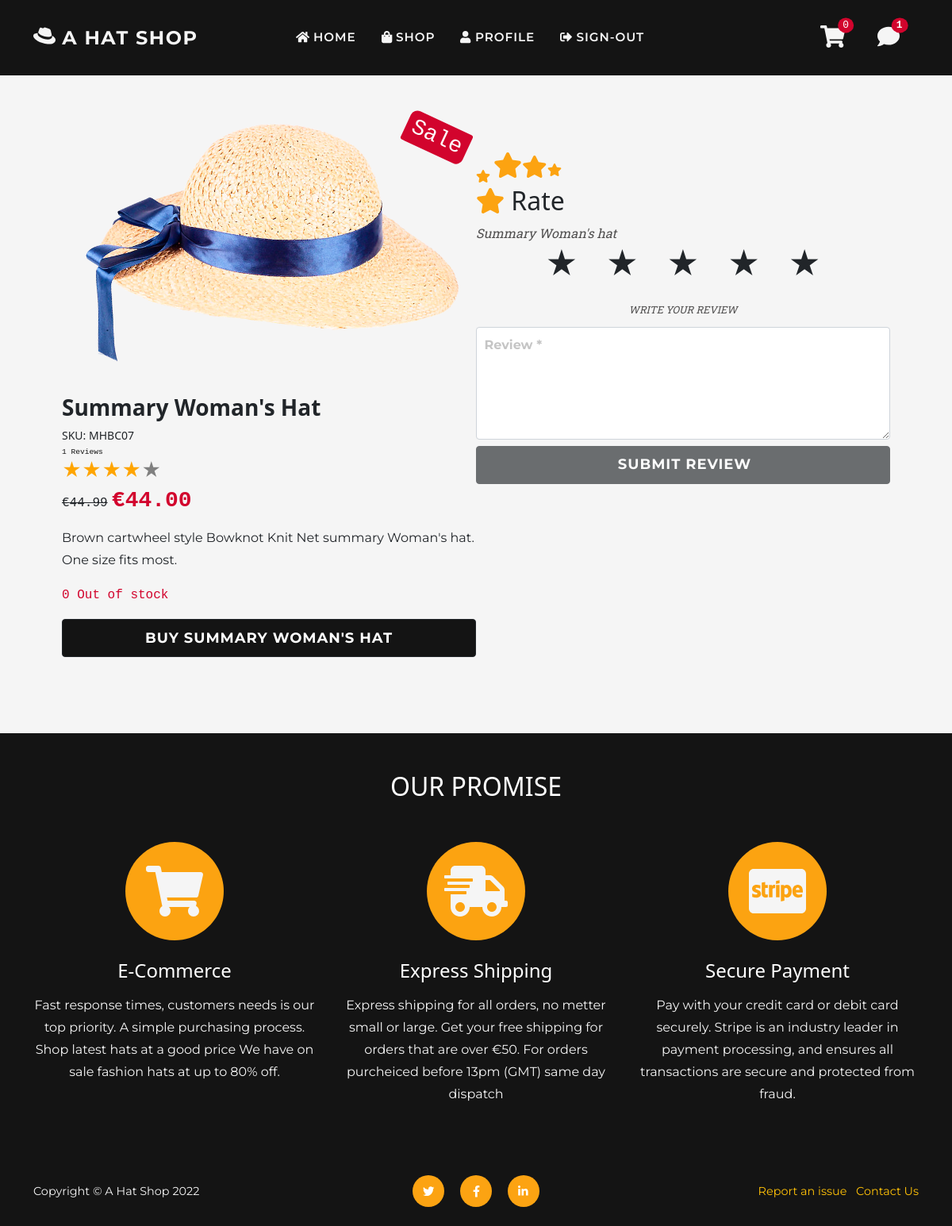
The page /review/2/?order_id=E89B93C31265466D98E9659C3B345709 (signed in) on the database as committed earlier.
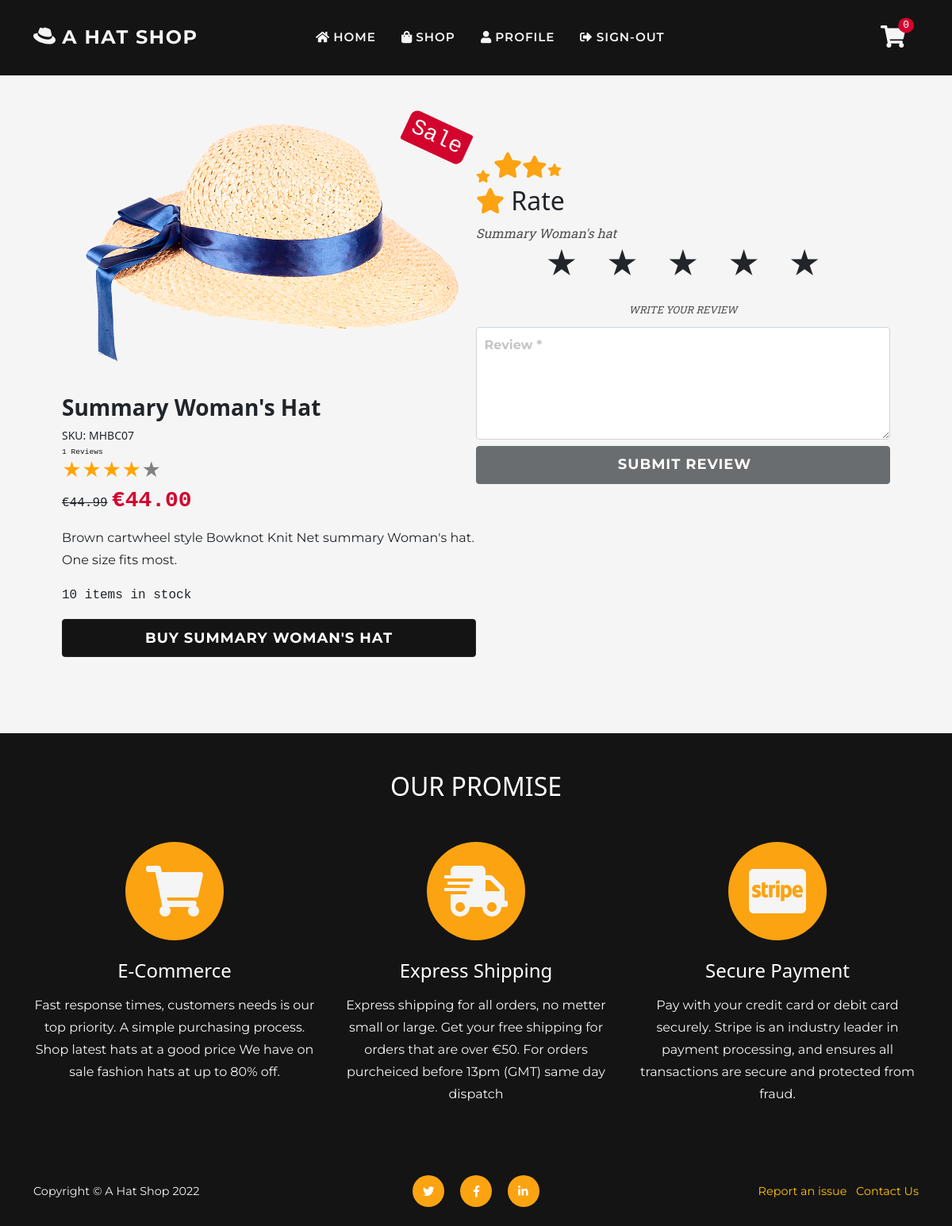
The same page on the database as committed later.
### shop/models.py (models this page shows, shortened)
class Product(models.Model):
    sku = models.CharField(max_length=60)
    category = models.ForeignKey(
        'Category', null=True, blank=True,
        on_delete=models.SET_NULL)
    style = models.CharField(max_length=60)
    color = models.CharField(max_length=60)
    name = models.CharField(max_length=60)
    description = models.TextField(max_length=250)
    price = models.DecimalField(
        max_digits=6, decimal_places=2)
    image = models.ImageField(null=True, blank=True)
    sale = models.BooleanField(default=False)
    sale_price = models.DecimalField(
        max_digits=6, decimal_places=2,
        null=True, blank=True)
    item_count = models.IntegerField(
        blank=False, null=False, default=0)
    rating = models.DecimalField(
        max_digits=6, decimal_places=2,
        null=True, blank=True)
    rating_counter = models.PositiveSmallIntegerField(default=0)

### reviews/views.py (the view, shortened to what this page needs)
# urls.py: path('<int:item_id>/', views.review_view, name='review_view'),
@login_required
def review_view(request, item_id):
    item = get_object_or_404(Product, pk=item_id)
    profile = request.user
    try:
        order_id = request.GET['order_id']
        order = profile.orders.get(order_number=order_id)
    except Order.DoesNotExist:
        return redirect(reverse('order_history', args=[order_id]))
    if not str(item.id) in order.items:
        messages.error(request, 'Wrong order number')
        return redirect(reverse('order_history', args=[order_id]))
    if not order.user_profile == profile:
        messages.error(request, 'Order number did not match')
        return redirect(reverse('home'))
    order_reviews = profile.user_review.filter(order__order_number=order_id)
    feedback_left = False
    rating = 0
    review = ''
    date = ''
    for i_review in order_reviews:
        if item.id == i_review.product.id:
            rating = i_review.rating
            review = i_review.review
            date = i_review.date
            feedback_left = True
    form = ReviewForm()
    context = {
        'feedback_left': feedback_left,
        'order_id': request.GET['order_id'],
        'rating': rating,
        'review': review,
        'form': form,
        'item': item,
        'date': date,
    }
    return render(request, 'review/leave-review.html', context)

### reviews/forms.py
class ReviewForm(forms.ModelForm):
    prefix = 'review'
    class Meta:
        model = ProductReview
        fields = ('review',)
    def __init__(self, *args, **kwargs):
        super().__init__(*args, **kwargs)
        for field in self.fields:
            if self.fields[field].required:
                placeholder = f'{self.fields[field].label} *'
            self.fields[field].widget.attrs['placeholder'] = placeholder
            self.fields[field].label = False

### cart/contexts.py (called while the page is built, shortened)
def cart_contents(request):
    cart_items = []
    total = 0
    before = 0
    item_count = 0
    availability = 0
    cart = request.session.get('cart', {})
    if total < 50:
        delivery = total * Decimal(10 / 100)
        free_deivery = 50 * total
    else:
        delivery = 0
        free_deivery = 0
    delivery = round(delivery, 2)
    grand_total = delivery + total
    grand_total = round(grand_total, 2)
    context = {
        'cart_items': cart_items,
        'total': total,
        'before': before,
        'item_count': item_count,
        'delivery': delivery,
        'free_deivery': free_deivery,
        'deivery_treshold': 10,
        'grand_total': grand_total,
    }
    return context

### reviews/templates/review/leave-review.html
{% extends 'base.html' %}
{% load static %}
{% block page_header %}
<header class="py-5">
</header>
{% endblock %}
{% block content %}
<section class="page-section">
    <div class="container pb-5 px-lg-5">
        <div class="item d-md-flex">
            {% include 'includes/review-product.html' %}
            <div class="col-md-6 mt-5">
                {% if feedback_left %}
                <div class="star-fearure">
                    <span class="text-warning"><i class="fas fa-star"></i></span><span class="text-warning">
                        <i class="fas h2 fa-star"></i></span><span class="text-warning"><i
                            class="fas h3 fa-star"></i></span><span class="text-warning"><i
                            class="fas h6 fa-star"></i></span>
                </div>
                <h2><span class="text-warning"><i class="fas fa-star"></i></span> Your Review for</h2>
                <p class="m-0 text-muted text-italic text-capitalize">{{ item.name }}</p>
                 <div class="bg-white shadow-sm border rounded p-3">
                    <div>
                        <p class="m-0 time font-monospace">{{ date }}</p>
                        <div class="stars h1"
                            style="background-image: linear-gradient(to right, orange, orange {% widthratio rating 5 100 %}%, gray {% widthratio rating 5 100 %}%, gray 100%)">
                            ★★★★★
                        </div>
                        <div class="text bg-light p-2 shadow-sm">
                            <p class="message fw-bolder font-monospace">{{ review}}</p>
                        </div>
                    </div>
                </div>
                {% else %}
                <div class="star-fearure">
                    <span class="text-warning"><i class="fas fa-star"></i></span><span class="text-warning">
                        <i class="fas h2 fa-star"></i></span><span class="text-warning"><i
                            class="fas h3 fa-star"></i></span><span class="text-warning"><i
                            class="fas h6 fa-star"></i></span>
                </div>
                <h2><span class="text-warning my-0"><i class="fas fa-star"></i></span> Rate</h2>
                <p class="text-muted text-italic mb-0">{{ item.name }}</p>
                <div>
                    {% include 'includes/forms/review-form.html' %}
                </div>
                {% endif %}
            </div>
        </div>
    </div>
</section>
{% endblock %}

### reviews/templates/includes/review-product.html (shortened to what this page needs)
{% load thumbnail %}
<div class="col-md-6 mb-4 mb-md-0">
    <div class="position-relative mb-3">
        {% thumbnail item.image "672" format="WEBP" as im %}
        <img class="card-img-top mb-md-0" src="{{ im.url }}"
        width="672" heiht="100%"
            alt="An image for product {{ item.name }} color {{ item.color }}" />
        {% endthumbnail %}
        {% if item.sale %}
        <div class="badge bg-danger text-white position-absolute w-auto" style="top: 0.5rem; right: 0.5rem">
            <h3 class="m-0 font-monospace">Sale</h3>
        </div>
        {% endif %}
    </div>
    <h3 class="fw-bolder text-capitalize">{{ item.name }}</h3>
    <div class="small mb-1">SKU: {{ item.sku }}</div>
    {% include 'includes/item-stars.html' %}
    <div class="fs-5 mb-3">
        {% if item.sale %}
        <span class="text-decoration-line-through h6 font-monospace">€{{ item.price }}</span>
        <span class="text-danger h3 fw-bolder font-monospace">€{{ item.sale_price }} </span>
        {% else %}
        <span class="font-monospace fw-bolder h3">€{{ item.price }} </span>
        {% endif %}
    </div>
    <p class="font-text">{{ item.description }}</p>
    {% if item.item_count == 0 %}
    <p class="text-danger font-monospace">{{ item.item_count }} Out of stock</p>
    {% elif item.item_count < 5 %} <p class="text-danger font-monospace">
        Only {{ item.item_count }} left in stock.
        </p>
        {% else %}
        <p class="font-monospace">{{ item.item_count }} items in stock</p>
        {% endif %}
        <a href="{% url 'shop_item' item.id %}" class="w-100 btn-xl btn text-uppercase btn-dark">Buy {{ item.name }}</a>
</div>

### reviews/templates/includes/item-stars.html (shortened to what this page needs)
<div class="star_container">
    {% if item.rating %}
    <div class="my-auto text-primary time font-monospace p-0 me-2">{{ item.rating_counter }} Reviews</div>
    <a href="{% url 'all_reviews' item.id %}"
    title="Go to {{ item.name }} reviews page"
    aria-label="A link to product {{ item.name }} reviews page">
    <div class="stars h4"
        style="background-image: linear-gradient(to right, orange, orange {% widthratio item.rating 5 100 %}%, gray {% widthratio item.rating 5 100 %}%, gray 100%)">
    </div>
    </a>
    {% else %}
    <div class="my-auto time font-monospace text-primary p-0 me-2">No Reviews yet</div>
    <div class="stars h4" style="background-image: linear-gradient(to right, gray, gray)">
        ★★★★★
    </div>
    {% endif %}
</div>

Rows that differ between the two databases and show on the page:
changed Product "Summary Woman's Hat": item_count "0" → "10"
Other text that changed with them:
{{ unread_messages_count }}: "1" → (not shown)
text no longer shown: "Out of stock"
text now shown: "items in stock"
